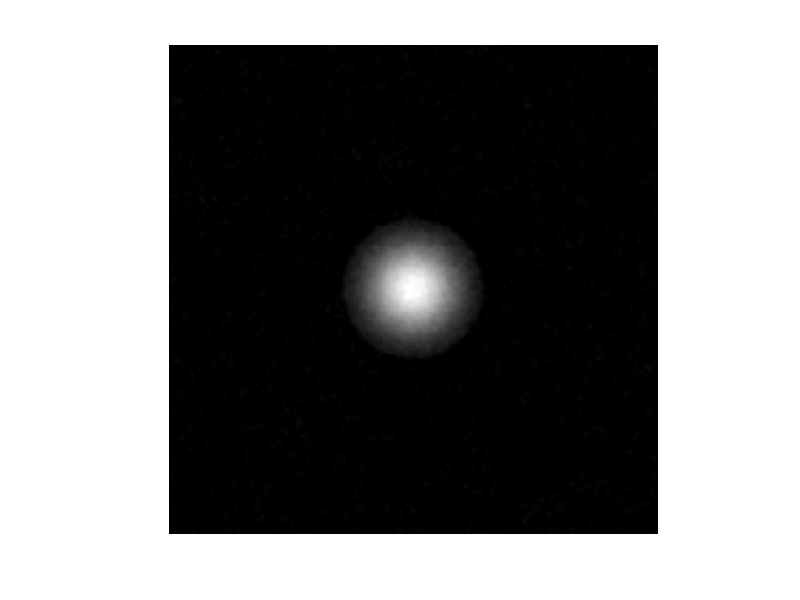
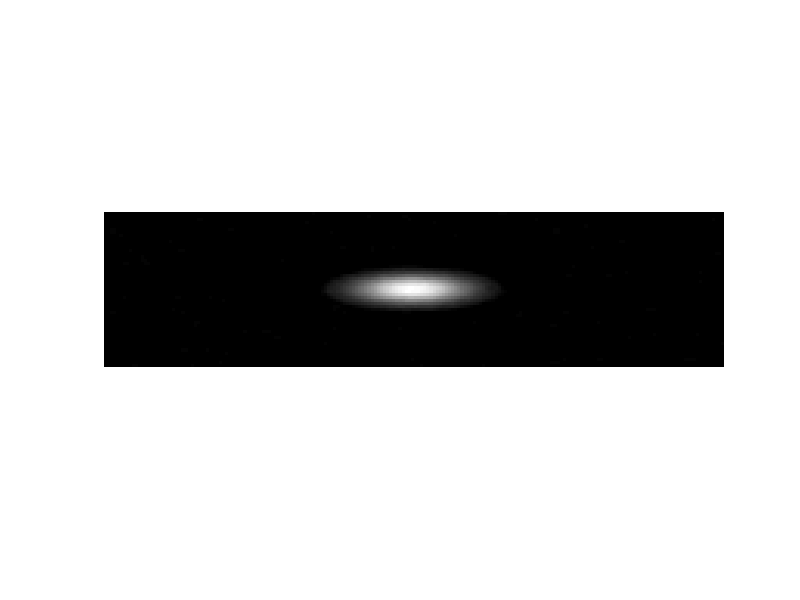
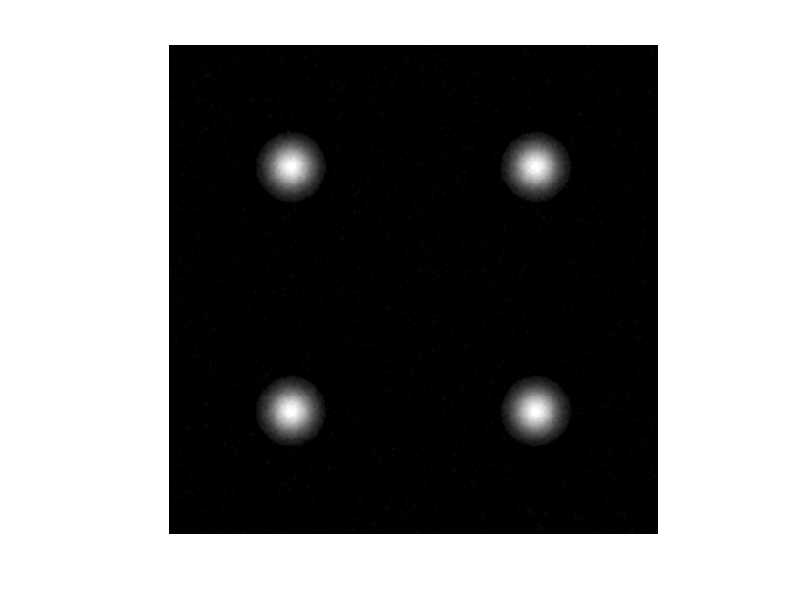
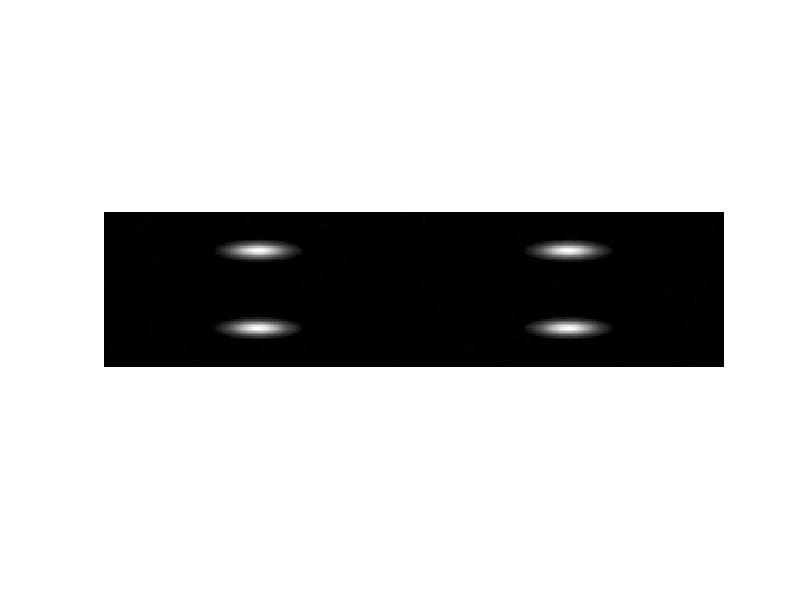

Reproduce these figures in MATLAB, in order.
imSize = 256;                                     % image size n x n
sigma = 16;                                        % gaussian standard deviation in pixels
                                                  % trim off gaussian values smaller than this

X = 1:imSize;                                     % X is a vector from 1 to imSize
X0 = (X/imSize)-0.5;                              % rescale X to -0.5 to 0.5

[Xm, Ym] = meshgrid(X0,X0);                       % 2D squre matrix
                                                                            
s = sigma / imSize;                               % s scaled to fit the image size
trim = s * 1.2;

Gauss = exp(-(((Xm.^2)+(Ym.^2)) ./ (2* s^2)));    % formula for 2D gaussian
                                                  % f(x,y) = A*exp(-((x-x0)^2/2*thetax^2 
                                                  %           + (y-y0)^2/2*thetay^2))
                                                  % Here A=1, x0=y0=0, thetax=thetay=s

Gauss(Gauss < trim) = 0;                          % Trim the values below 0.005
GF = fspecial('gaussian', [5,5], 1) ;             % hsize = (4*sigma+1)x(4*sigma+1)    

GN_1 = randn(imSize,imSize)*sqrt(0.04*0.04);      % Gaussian noise 4%
GN_4 = randn(imSize*2, imSize*2)*sqrt(0.04*0.04);
GN_16= randn(imSize*4, imSize*4)*sqrt(0.04*0.04);

Gauss_1 = Gauss + GN_1;                           % Add noise to Gauss Image
Gauss_4 = repmat(Gauss,2,2) + GN_4;
Gauss_16= repmat(Gauss,4,4) + GN_16;


%-------------------------Original Images without tranlation---------------
% 1. One Gaussian core
Gauss_1 = imfilter(Gauss_1, GF);                  % Image prefiltering
imwrite(Gauss_1, '1_Core.bmp','bmp');
figure
imshow(Gauss_1);
Gauss_1_Streched = imresize(Gauss_1, [100/2 100*2]);
figure
imshow(Gauss_1_Streched);
imwrite(Gauss_1_Streched, '1_Core_Streched.bmp','bmp');

% 2. 4 Gaussian cores
Gauss_4 = imfilter(Gauss_4, GF); 
imwrite(Gauss_4, '4_Core.bmp','bmp');
figure
imshow(Gauss_4);
Gauss_4_Streched = imresize(Gauss_4, [200/2 200*2]);
figure
imshow(Gauss_4_Streched);
imwrite(Gauss_4_Streched, '4_Core_Streched.bmp','bmp');

% 3. 16 Gaussian cores
Gauss_16 = imfilter(Gauss_16, GF); 
imwrite(Gauss_16, '16_Core.bmp', 'bmp');
figure
imshow(Gauss_16);
Gauss_16_Streched = imresize(Gauss_16, [400/2 400*2]);
figure
imshow(Gauss_16_Streched);
imwrite(Gauss_16_Streched, '16_Core_Streched.bmp','bmp');